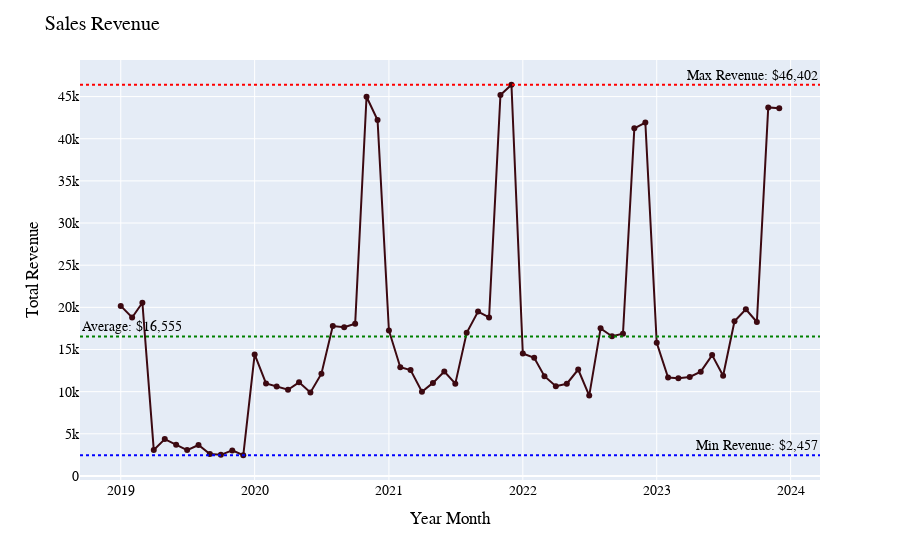

Notebook code for this chart:
### Markdown cell above
#### Berapa revenue yang dihasilkan perbulannya oleh walmart branch dari tahun 2019-2023

### Code cell
## berapa total revenue dari bulan ke bulan 
temp = pd.DataFrame({
    'year_month':df['date'].dt.to_period('M').astype(str),
    'revenue':df['revenue']
})
ym_revenue = (
    temp.groupby('year_month',observed=False)['revenue']
    .sum()
    .reset_index(name='total_rev')
    .round()
)
### cari min, max, and avg dari total revenu nya
min_revenue = ym_revenue['total_rev'].min()
max_revenue = ym_revenue['total_rev'].max()
avg_revenue = ym_revenue['total_rev'].mean()

fig = px.line(
    ym_revenue,
    x='year_month',
    y='total_rev',
    markers=True,
    labels={'year_month':'Year Month','total_rev':'Total Revenue'},
    color_discrete_sequence=px.colors.sequential.amp_r
)
# tambah garis horizontal untuk avg revenue nya
fig.add_hline(
    y=avg_revenue,
    annotation_text= f"Average: ${avg_revenue:,.0f}",
    annotation_position = 'top left',
    line_dash='dot',
    line_color='green',
    line_width = 2
)
# tambah garis untuk max revenue (revenue tertinggi)
fig.add_hline(
    y=max_revenue,
    annotation_text=f'Max Revenue: ${max_revenue:,.0f}',
    annotation_position='top right',
    line_dash='dot',
    line_color='red',
    line_width=2
)
# line for min revenue
fig.add_hline(
    y=min_revenue,
    annotation_text=f'Min Revenue: ${min_revenue:,.0f}',
    annotation_position='top right',
    line_dash='dot',
    line_color='blue',
    line_width=2
)
fig.update_layout(
    title='Sales Revenue',
    # title_x=0.5,
    font=dict(size=14, color='black', family='consolas'),
  
)

fig.update_traces(
    texttemplate='$%{y:,.0f}',
    textposition='top center'
)
fig.show()

### Figure 1 — Plotly figure (JSON) as saved in the notebook; plotly's stock layout.template omitted (floating-point values rounded to 4 significant figures)
{"data": [{"hovertemplate": "Year Month=%{x}<br>Total Revenue=%{y}<extra></extra>", "legendgroup": "", "line": {"color": "rgb(60, 9, 17)", "dash": "solid"}, "marker": {"symbol": "circle"}, "mode": "lines+markers", "name": "", "orientation": "v", "showlegend": false, "textposition": "top center", "texttemplate": "$%{y:,.0f}", "type": "scatter", "x": ["2019-01", "2019-02", "2019-03", "2019-04", "2019-05", "2019-06", "2019-07", "2019-08", "2019-09", "2019-10", "2019-11", "2019-12", "2020-01", "2020-02", "2020-03", "2020-04", "2020-05", "2020-06", "2020-07", "2020-08", "2020-09", "2020-10", "2020-11", "2020-12", "2021-01", "2021-02", "2021-03", "2021-04", "2021-05", "2021-06", "2021-07", "2021-08", "2021-09", "2021-10", "2021-11", "2021-12", "2022-01", "2022-02", "2022-03", "2022-04", "2022-05", "2022-06", "2022-07", "2022-08", "2022-09", "2022-10", "2022-11", "2022-12", "2023-01", "2023-02", "2023-03", "2023-04", "2023-05", "2023-06", "2023-07", "2023-08", "2023-09", "2023-10", "2023-11", "2023-12"], "xaxis": "x", "y": [20170.0, 18790.0, 20540.0, 3087.0, 4372.0, 3717.0, 3067.0, 3675.0, 2608.0, 2504.0, 3029.0, 2457.0, 14410.0, 10980.0, 10600.0, 10220.0, 11110.0, 9913.0, 12130.0, 17780.0, 17630.0, 18060.0, 44980.0, 42220.0, 17260.0, 12890.0, 12560.0, 10000.0, 11040.0, 12390.0, 10950.0, 16980.0, 19500.0, 18800.0, 45190.0, 46400.0, 14530.0, 14020.0, 11840.0, 10650.0, 10940.0, 12620.0, 9535.0, 17510.0, 16570.0, 16860.0, 41230.0, 41920.0, 15790.0, 11670.0, 11580.0, 11740.0, 12370.0, 14330.0, 11880.0, 18350.0, 19760.0, 18260.0, 43720.0, 43610.0], "yaxis": "y"}], "layout": {"annotations": [{"showarrow": false, "text": "Average: $16,555", "x": 0, "xanchor": "left", "xref": "x domain", "y": 16560.0, "yanchor": "bottom", "yref": "y"}, {"showarrow": false, "text": "Max Revenue: $46,402", "x": 1, "xanchor": "right", "xref": "x domain", "y": 46402, "yanchor": "bottom", "yref": "y"}, {"showarrow": false, "text": "Min Revenue: $2,457", "x": 1, "xanchor": "right", "xref": "x domain", "y": 2457, "yanchor": "bottom", "yref": "y"}], "font": {"color": "black", "family": "consolas", "size": 14}, "legend": {"tracegroupgap": 0}, "margin": {"t": 60}, "shapes": [{"line": {"color": "green", "dash": "dot", "width": 2}, "type": "line", "x0": 0, "x1": 1, "xref": "x domain", "y0": 16560.0, "y1": 16560.0, "yref": "y"}, {"line": {"color": "red", "dash": "dot", "width": 2}, "type": "line", "x0": 0, "x1": 1, "xref": "x domain", "y0": 46402, "y1": 46402, "yref": "y"}, {"line": {"color": "blue", "dash": "dot", "width": 2}, "type": "line", "x0": 0, "x1": 1, "xref": "x domain", "y0": 2457, "y1": 2457, "yref": "y"}], "title": {"text": "Sales Revenue"}, "xaxis": {"anchor": "y", "domain": [0, 1], "title": {"text": "Year Month"}}, "yaxis": {"anchor": "x", "domain": [0, 1], "title": {"text": "Total Revenue"}}}}
